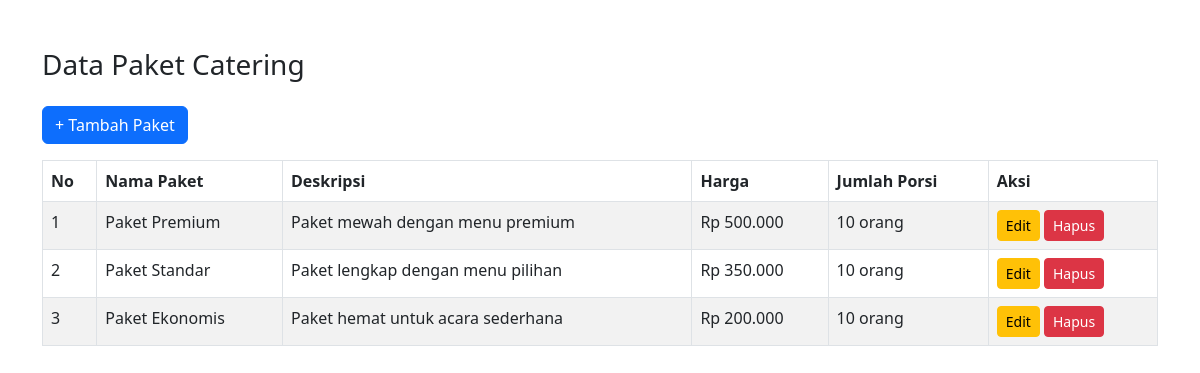
Screenshot of /admin/paket.php (signed in) with the database file from the repository.
### tables this page shows
CREATE TABLE `paket` (
  `id` int(11) NOT NULL,
  `nama_paket` varchar(100) NOT NULL,
  `deskripsi` text DEFAULT NULL,
  `harga` decimal(10,2) NOT NULL,
  `min_porsi` int(11) DEFAULT 10,
  `gambar` varchar(255) DEFAULT NULL,
  `created_at` timestamp NOT NULL DEFAULT current_timestamp()
);

### config.php (called while the page is built, shortened)
<?php
function format_rupiah($angka) {
    return "Rp " . number_format($angka, 0, ',', '.');
}

### admin/paket.php (the view, shortened to what this page needs)
<?php
require_once '../config.php';
$query = mysqli_query($conn, "SELECT * FROM paket ORDER BY id DESC");
?>
<!DOCTYPE html>
<html lang="id">
<head>
    <link href="https://cdn.jsdelivr.net/npm/bootstrap@5.3.0/dist/css/bootstrap.min.css" rel="stylesheet">
</head>
<body>
<div class="container mt-5">
    <h3 class="mb-4">Data Paket Catering</h3>
    <a href="paket_tambah.php" class="btn btn-primary mb-3">
        + Tambah Paket
    </a>
    <table class="table table-bordered table-striped">
        <thead>
            <tr>
                <th>No</th>
                <th>Nama Paket</th>
                <th>Deskripsi</th>
                <th>Harga</th>
                <th>Jumlah Porsi</th>
                <th>Aksi</th>
            </tr>
        </thead>
        <tbody>
        <?php $no = 1; while ($p = mysqli_fetch_assoc($query)) : ?>
            <tr>
                <td><?= $no++; ?></td>
                <td><?= $p['nama_paket']; ?></td>
                <td><?= $p['deskripsi']; ?></td>
                <td><?= format_rupiah($p['harga']); ?></td>
                <td><?= $p['min_porsi']; ?> orang</td>
                <td>
                    <a href="paket_edit.php?id=<?= $p['id']; ?>" class="btn btn-warning btn-sm">Edit</a>
                    <a href="paket_hapus.php?id=<?= $p['id']; ?>"
                       class="btn btn-danger btn-sm"
                       onclick="return confirm('Hapus paket ini?')">
                       Hapus
                    </a>
                </td>
            </tr>
        <?php endwhile; ?>
        </tbody>
    </table>
</div>
</body>
</html>

### rows the page displays
paket: nama_paket "Paket Premium", deskripsi "Paket mewah dengan menu premium", harga "Rp 500.000", min_porsi "10"
paket: nama_paket "Paket Standar", deskripsi "Paket lengkap dengan menu pilihan", harga "Rp 350.000", min_porsi "10"
paket: nama_paket "Paket Ekonomis", deskripsi "Paket hemat untuk acara sederhana", harga "Rp 200.000", min_porsi "10"
